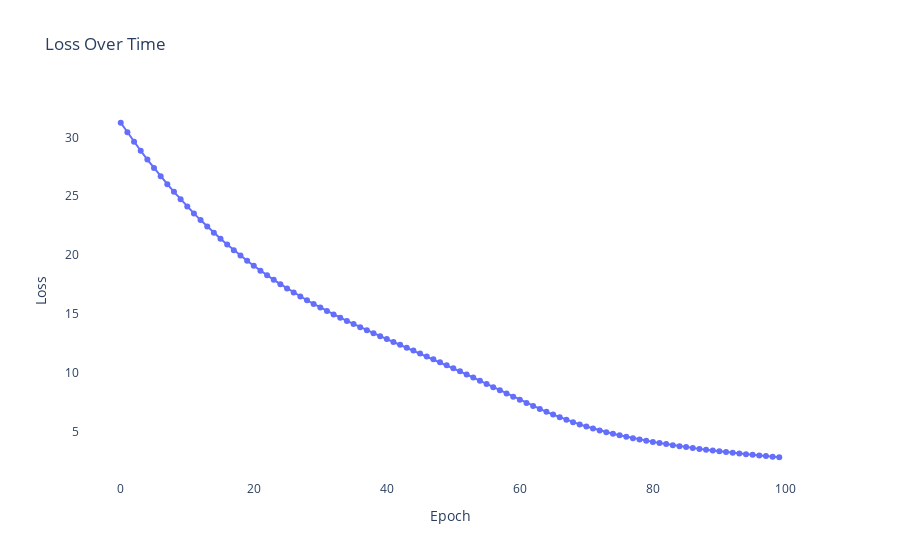

The code cell stored with this chart in its notebook:
### Code cell
# plotly 画出 losses
import plotly.graph_objects as go
# 创建一个折线图
fig = go.Figure(data=go.Scatter(
    x=list(range(len(losses))),  # 横坐标，这里假设是 losses 数组的索引
    y=losses,             # 纵坐标，即 losses 数组的值
    mode='lines+markers', # 模式，lines+markers 表示线条和点
    name='Loss'
))

# 更新图表的布局
fig.update_layout(
    title='Loss Over Time',  # 图表标题
    xaxis_title='Epoch',    # x轴标题
    yaxis_title='Loss',     # y轴标题
    plot_bgcolor='white'   # 背景颜色
)

# 显示图表
fig.show()

### Figure 1 — Plotly figure (JSON) as saved in the notebook; plotly's stock layout.template omitted (floating-point values rounded to 4 significant figures)
{"data": [{"mode": "lines+markers", "name": "Loss", "type": "scatter", "x": [0, 1, 2, 3, 4, 5, 6, 7, 8, 9, 10, 11, 12, 13, 14, 15, 16, 17, 18, 19, 20, 21, 22, 23, 24, 25, 26, 27, 28, 29, 30, 31, 32, 33, 34, 35, 36, 37, 38, 39, 40, 41, 42, 43, 44, 45, 46, 47, 48, 49, 50, 51, 52, 53, 54, 55, 56, 57, 58, 59, 60, 61, 62, 63, 64, 65, 66, 67, 68, 69, 70, 71, 72, 73, 74, 75, 76, 77, 78, 79, 80, 81, 82, 83, 84, 85, 86, 87, 88, 89, 90, 91, 92, 93, 94, 95, 96, 97, 98, 99], "y": [31.25, 30.43, 29.64, 28.87, 28.12, 27.4, 26.7, 26.03, 25.38, 24.74, 24.13, 23.55, 22.98, 22.43, 21.9, 21.39, 20.89, 20.42, 19.96, 19.52, 19.09, 18.68, 18.28, 17.9, 17.53, 17.17, 16.82, 16.49, 16.16, 15.85, 15.54, 15.25, 14.96, 14.68, 14.41, 14.14, 13.87, 13.62, 13.36, 13.11, 12.86, 12.62, 12.37, 12.13, 11.88, 11.64, 11.39, 11.14, 10.89, 10.64, 10.38, 10.12, 9.856, 9.59, 9.321, 9.051, 8.779, 8.507, 8.234, 7.964, 7.696, 7.432, 7.173, 6.921, 6.678, 6.443, 6.218, 6.004, 5.801, 5.61, 5.43, 5.261, 5.102, 4.954, 4.815, 4.684, 4.56, 4.443, 4.332, 4.226, 4.125, 4.029, 3.937, 3.848, 3.764, 3.683, 3.605, 3.531, 3.46, 3.391, 3.325, 3.262, 3.201, 3.141, 3.084, 3.028, 2.974, 2.921, 2.87, 2.819]}], "layout": {"plot_bgcolor": "white", "title": {"text": "Loss Over Time"}, "xaxis": {"title": {"text": "Epoch"}}, "yaxis": {"title": {"text": "Loss"}}}}
